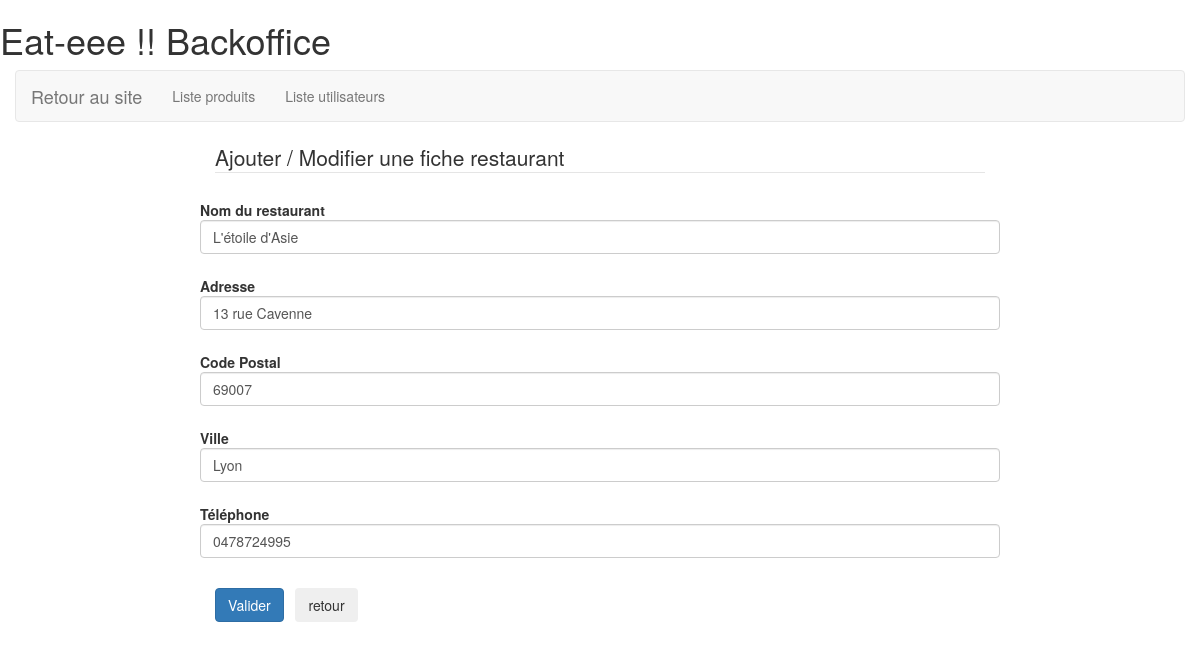
/backoffice/gest-produits.php?ID=1, run on the app's committed database.
### tables this page shows
CREATE TABLE `restaurants` (
  `ID` int(11) NOT NULL,
  `name` varchar(75) NOT NULL,
  `adress` varchar(150) NOT NULL,
  `city` varchar(50) NOT NULL,
  `zipcode` varchar(5) NOT NULL,
  `telephone` varchar(15) NOT NULL,
  `email` varchar(250) NOT NULL,
  `image` varchar(50) NOT NULL
);

### backoffice/gest-produits.php (the view, shortened to what this page needs)
<?php
if (isset($_POST['ID']))
{
	$strId=filter_var($_POST['ID'],FILTER_VALIDATE_INT);
}
elseif (isset($_GET['ID']))
{
	$strId=filter_var($_GET['ID'],FILTER_VALIDATE_INT);
}
else
{
	$strId=0;
}
require('../include/connexion.inc.php');
if ($strId>0 && $strId<=9999999999)
{
	$requete=$bdd->prepare('SELECT * FROM restaurants WHERE ID=?');
	$requete->execute(array($strId));
	$resultat=$requete->fetch(PDO::FETCH_ASSOC);
	$strLibelle=$resultat['name'];
	$strAdresse=$resultat['adress'];
	$strCP=$resultat['zipcode'];
	$strVille=$resultat['city'];
	$strTelephone=$resultat['telephone'];
}
else
{
	$strLibelle="";
	$strAdresse="";
	$strCP="";
	$strVille="";
	$strTelephone="";
}
?>
<!DOCTYPE html>
<html lang="fr">
<head>
	<link rel="stylesheet" href="https://maxcdn.bootstrapcdn.com/bootstrap/3.0.0/css/bootstrap.min.css">
	<link rel="stylesheet" href="../styles/jquery.dataTables.min.css">
	<link rel="stylesheet" href="../styles/style.css">
</head>
<body>
	<header>
		<h1>
			Eat-eee !! Backoffice
		</h1>
	</header>
	<main>
		<div class="container-fluid">
			<div class="row">
				<div class="col-md-12">
					<?php
					require('menu.inc.php');
					?>
				</div>
			</div>
			<div class="row">
				<div class="col-md-offset-2 col-md-8">
					<form class="form-horizontal" action="" method="POST">
						<fieldset>
							<legend>Ajouter / Modifier une fiche restaurant</legend>
							<div class="form-group">
								<label for="name" class="control-label">Nom du restaurant</label>
								<input type="text" name="name" id="name" class="form-control" placeholder="Le bar des amis" value="<?php echo htmlspecialchars($strLibelle); ?>">
							</div>
							<div class="form-group">
								<label for="adress" class="control-label">Adresse</label>
								<input type="text" name="adress" id="adress" class="form-control" placeholder="adresse" maxlength=150 value="<?php echo htmlspecialchars($strAdresse); ?>">
							</div>
							<div class="form-group">
								<label for="cp" class="control-label">Code Postal</label>
								<input type="text" name="cp" id="cp" class="form-control" placeholder="69001" maxlength=5 value="<?php echo htmlspecialchars($strCP); ?>">
							</div>
							<div class="form-group">
								<label for="city" class="control-label">Ville</label>
								<input type="text" name="city" id="city" class="form-control" placeholder="la ville" maxlength=50 value="<?php echo htmlspecialchars($strVille); ?>">
							</div>
							<div class="form-group">
								<label for="telephone" class="control-label">Téléphone</label>
								<input type="text" name="telephone" id="telephone" class="form-control" placeholder="1234567890" maxlength=10  value="<?php echo htmlspecialchars($strTelephone); ?>">
							</div>
							<input type="submit" id="btnEnvoyer" name="btnEnvoyer" class="btn btn-primary" value="Valider">&nbsp;&nbsp;
							<input type="button" value="retour" class="btn btn-secondary" onclick="window.location='index.php';">
						</fieldset>
					</form>
				</div>
			</div>
		</div>
	</main>
</body>
</html>

### data on the page
restaurants: name "L'étoile d'Asie", adress "13 rue Cavenne", cp "69007", city "Lyon", telephone "0478724995"
